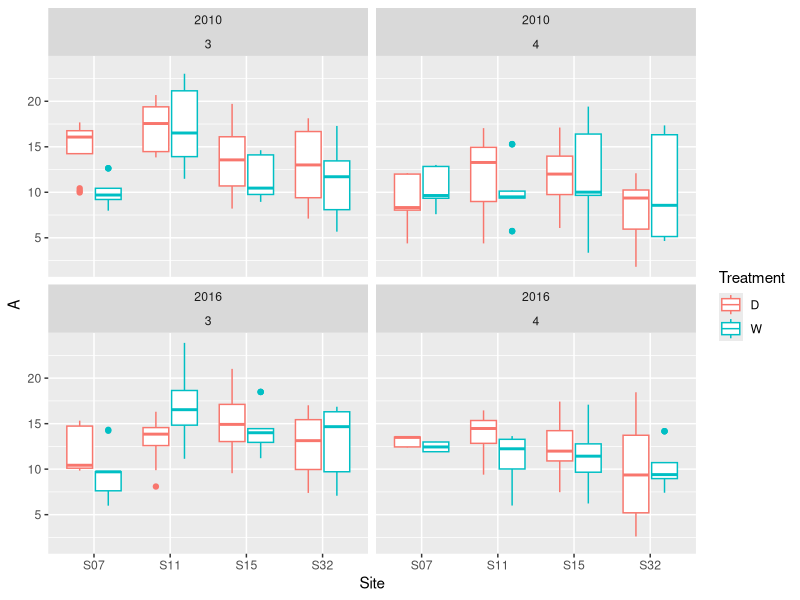
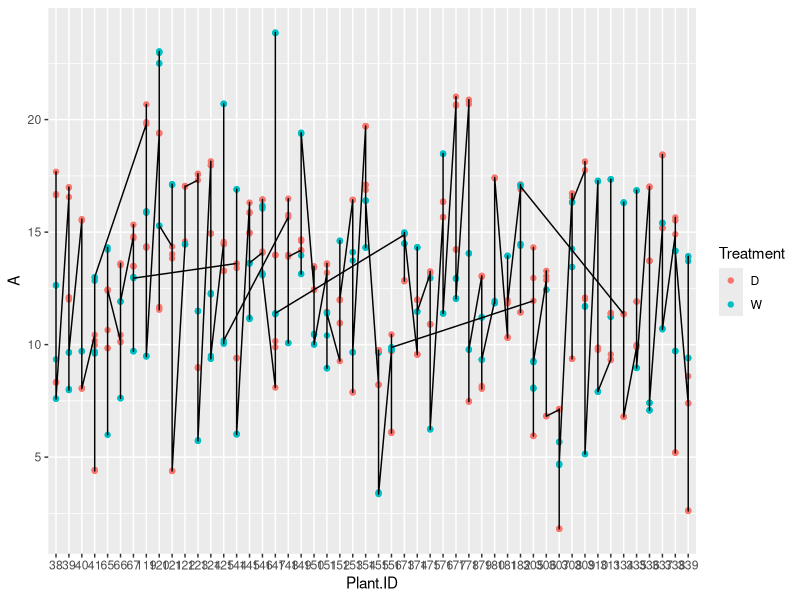

These figures' R source, in order: (Note: this script raises an error after producing the figures.)
setwd("/Users/haleybranch/Desktop/LICOR 6800")
# I want S11, S15, S32, S07 for years 2010 and 2016
mydata <- na.omit(data.frame(read.csv("mimulusjuly2018.csv")))
#Call names for subsetting
names(mydata)
#Subset by year
mydata.subYear <- subset(mydata, subset = Year %in% c(2010,2016))
#Subset year by site
mydata.finalsub <- subset(mydata.subYear, subset = Site %in% c("S11","S15","S32","S07"))
#print check
mydata.finalsub
mydata.finalsub <- na.omit(data.frame(mydata.finalsub))
str(mydata.finalsub)



mydata.finalsub$Plant.ID <- as.factor(mydata.finalsub$Plant.ID)
mydata.finalsub$Block <- as.factor(mydata.finalsub$Block) 
mydata.finalsub$Site <- as.factor(mydata.finalsub$Site)
mydata.finalsub$Year <- as.factor(mydata.finalsub$Year)


## ggplot

library(tidyverse)
library(Hmisc)
library(lme4)
library(nlme)

ggplot(data=mydata.finalsub, aes(x=Site, y=A)) +
  geom_boxplot(aes(color=Treatment)) + ### potentially add a column that puts site and block together
  facet_wrap(~Year+Block) 

ggplot(data=mydata.finalsub, aes(x=Plant.ID, y=A)) +
  geom_point(aes(color=Treatment)) +
  geom_line(aes(group=Year))

## Model for fixed and random effects 
# fixed effect = year*treatment
# random effect = block 
mod1 = lm(A ~ Treatment+Plant.ID*Block, mydata.finalsub)
summary(mod1)
histogram(resid(mod1), breaks=20)
qqnorm(resid(mod1))
Anova(mod1, type=3)
